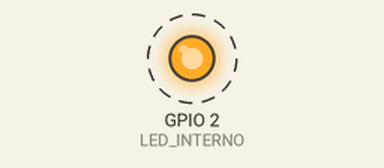
Bench run of a sketch on a simulated ESP32. Parts: output pins drawn as LEDs (lit = HIGH). Dashed ring = blinking.

Above: at 0.2 s.
Timing chart, 0 to 3.0 s (numbered marks = the images above):
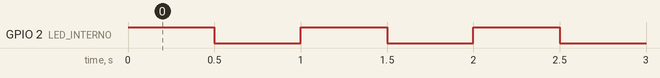

Measured:
- by itself, GPIO 2 (LED_INTERNO): alternates HIGH for 0.50 s and LOW for 0.50 s

The sketch:

Teste_LED_Interno.ino
```cpp
// Teste do LED azul da DOIT ESP32 DEVKIT V1 (GPIO 2 / D2).
#define LED_INTERNO 2

void setup() {
  pinMode(LED_INTERNO, OUTPUT);
}

void loop() {
  digitalWrite(LED_INTERNO, HIGH);
  delay(500);
  digitalWrite(LED_INTERNO, LOW);
  delay(500);
}
```
